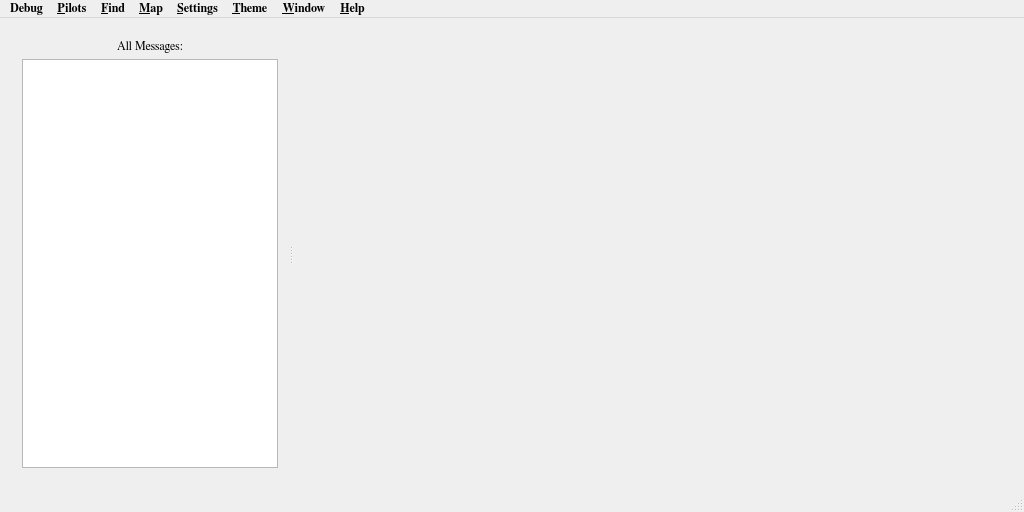
<?xml version="1.0" encoding="UTF-8"?>
<ui version="4.0">
 <class>MainWindow</class>
 <widget class="QMainWindow" name="MainWindow">
  <property name="enabled">
   <bool>true</bool>
  </property>
  <property name="geometry">
   <rect>
    <x>0</x>
    <y>0</y>
    <width>1024</width>
    <height>512</height>
   </rect>
  </property>
  <property name="font">
   <font>
    <family>FreeSerif</family>
   </font>
  </property>
  <property name="windowTitle">
   <string>IMP</string>
  </property>
  <property name="windowIcon">
   <iconset resource="resources.qrc">
    <normaloff>:/graphics/impicon.png</normaloff>:/graphics/impicon.png</iconset>
  </property>
  <property name="autoFillBackground">
   <bool>true</bool>
  </property>
  <property name="documentMode">
   <bool>false</bool>
  </property>
  <widget class="QWidget" name="centralWidget">
   <property name="enabled">
    <bool>true</bool>
   </property>
   <property name="sizePolicy">
    <sizepolicy hsizetype="Maximum" vsizetype="Maximum">
     <horstretch>1</horstretch>
     <verstretch>0</verstretch>
    </sizepolicy>
   </property>
   <property name="autoFillBackground">
    <bool>true</bool>
   </property>
   <layout class="QGridLayout" name="gridLayout_2">
    <item row="0" column="0">
     <widget class="QSplitter" name="splitter">
      <property name="orientation">
       <enum>Qt::Horizontal</enum>
      </property>
      <widget class="QWidget" name="layoutWidget">
       <layout class="QGridLayout" name="gridLayout">
        <item row="0" column="0">
         <widget class="QLabel" name="listLabel">
          <property name="sizePolicy">
           <sizepolicy hsizetype="Preferred" vsizetype="Fixed">
            <horstretch>0</horstretch>
            <verstretch>0</verstretch>
           </sizepolicy>
          </property>
          <property name="text">
           <string>All Messages:</string>
          </property>
          <property name="textFormat">
           <enum>Qt::PlainText</enum>
          </property>
          <property name="alignment">
           <set>Qt::AlignCenter</set>
          </property>
         </widget>
        </item>
        <item row="1" column="0">
         <widget class="QListView" name="listView">
          <property name="sizePolicy">
           <sizepolicy hsizetype="Preferred" vsizetype="Expanding">
            <horstretch>0</horstretch>
            <verstretch>0</verstretch>
           </sizepolicy>
          </property>
          <property name="baseSize">
           <size>
            <width>0</width>
            <height>64</height>
           </size>
          </property>
          <property name="font">
           <font>
            <family>Arial</family>
            <pointsize>10</pointsize>
           </font>
          </property>
          <property name="horizontalScrollBarPolicy">
           <enum>Qt::ScrollBarAlwaysOff</enum>
          </property>
          <property name="alternatingRowColors">
           <bool>true</bool>
          </property>
          <property name="verticalScrollMode">
           <enum>QAbstractItemView::ScrollPerPixel</enum>
          </property>
          <property name="horizontalScrollMode">
           <enum>QAbstractItemView::ScrollPerPixel</enum>
          </property>
          <property name="isWrapping" stdset="0">
           <bool>false</bool>
          </property>
          <property name="resizeMode">
           <enum>QListView::Adjust</enum>
          </property>
          <property name="wordWrap">
           <bool>true</bool>
          </property>
          <property name="selectionRectVisible">
           <bool>true</bool>
          </property>
         </widget>
        </item>
       </layout>
      </widget>
      <widget class="SvgMapView" name="mapView" native="true">
       <property name="sizePolicy">
        <sizepolicy hsizetype="Expanding" vsizetype="Expanding">
         <horstretch>1</horstretch>
         <verstretch>0</verstretch>
        </sizepolicy>
       </property>
       <property name="minimumSize">
        <size>
         <width>0</width>
         <height>0</height>
        </size>
       </property>
      </widget>
     </widget>
    </item>
   </layout>
  </widget>
  <widget class="QMenuBar" name="menuBar">
   <property name="geometry">
    <rect>
     <x>0</x>
     <y>0</y>
     <width>1024</width>
     <height>24</height>
    </rect>
   </property>
   <property name="font">
    <font>
     <family>Tahoma</family>
     <weight>75</weight>
     <bold>true</bold>
    </font>
   </property>
   <property name="autoFillBackground">
    <bool>true</bool>
   </property>
   <widget class="QMenu" name="menuHelp">
    <property name="title">
     <string>&amp;Help</string>
    </property>
    <addaction name="actionAbout"/>
   </widget>
   <widget class="QMenu" name="menuOptions">
    <property name="title">
     <string>&amp;Settings</string>
    </property>
    <addaction name="actionAuto_follow"/>
    <addaction name="actionOptions"/>
   </widget>
   <widget class="QMenu" name="menuDebug">
    <property name="title">
     <string>Debug</string>
    </property>
    <widget class="QMenu" name="menuSet_Location">
     <property name="title">
      <string>Set Location</string>
     </property>
     <addaction name="actionF_YH5B"/>
     <addaction name="actionN_RMSH"/>
    </widget>
    <addaction name="menuSet_Location"/>
   </widget>
   <widget class="QMenu" name="menuRegion">
    <property name="title">
     <string>&amp;Map</string>
    </property>
    <addaction name="actionCatch"/>
    <addaction name="actionProvidence"/>
    <addaction name="actionQuerious"/>
    <addaction name="separator"/>
    <addaction name="actionShow_Bridges"/>
    <addaction name="separator"/>
    <addaction name="actionReset_Rotation"/>
   </widget>
   <widget class="QMenu" name="menuFind">
    <property name="title">
     <string>&amp;Find</string>
    </property>
    <addaction name="actionFindMessages"/>
    <addaction name="actionSystem"/>
   </widget>
   <widget class="QMenu" name="menuTheme">
    <property name="title">
     <string>&amp;Theme</string>
    </property>
    <addaction name="separator"/>
    <addaction name="actionCustomize"/>
    <addaction name="actionSave_As_Theme"/>
   </widget>
   <widget class="QMenu" name="menuPilots">
    <property name="title">
     <string>&amp;Pilots</string>
    </property>
   </widget>
   <widget class="QMenu" name="menu_Window">
    <property name="title">
     <string>&amp;Window</string>
    </property>
    <addaction name="action_Always_on_Top"/>
    <addaction name="action_Frameless_Window"/>
    <addaction name="action_Menu_Toggle"/>
    <addaction name="action_Overlay_Mode"/>
   </widget>
   <addaction name="menuDebug"/>
   <addaction name="menuPilots"/>
   <addaction name="menuFind"/>
   <addaction name="menuRegion"/>
   <addaction name="menuOptions"/>
   <addaction name="menuTheme"/>
   <addaction name="menu_Window"/>
   <addaction name="menuHelp"/>
  </widget>
  <widget class="QStatusBar" name="statusBar">
   <property name="autoFillBackground">
    <bool>true</bool>
   </property>
  </widget>
  <action name="actionAbout">
   <property name="text">
    <string>&amp;About</string>
   </property>
  </action>
  <action name="actionOptions">
   <property name="text">
    <string>&amp;Options</string>
   </property>
  </action>
  <action name="actionAuto_follow">
   <property name="checkable">
    <bool>true</bool>
   </property>
   <property name="checked">
    <bool>true</bool>
   </property>
   <property name="text">
    <string>Auto-follow</string>
   </property>
  </action>
  <action name="actionSet_Location_F_Y">
   <property name="text">
    <string>Set Location: F-YH5B</string>
   </property>
  </action>
  <action name="actionF_YH5B">
   <property name="text">
    <string>F-YH5B</string>
   </property>
  </action>
  <action name="actionN_RMSH">
   <property name="text">
    <string>N-RMSH</string>
   </property>
  </action>
  <action name="actionProvidence">
   <property name="checkable">
    <bool>true</bool>
   </property>
   <property name="checked">
    <bool>true</bool>
   </property>
   <property name="text">
    <string>&amp;Providence</string>
   </property>
  </action>
  <action name="actionCatch">
   <property name="checkable">
    <bool>true</bool>
   </property>
   <property name="text">
    <string>&amp;Catch</string>
   </property>
  </action>
  <action name="actionQuerious">
   <property name="checkable">
    <bool>true</bool>
   </property>
   <property name="text">
    <string>&amp;Querious</string>
   </property>
  </action>
  <action name="actionSystem">
   <property name="text">
    <string>&amp;System (Ctrl+F)</string>
   </property>
   <property name="toolTip">
    <string>Locate a system by name or partial name.</string>
   </property>
  </action>
  <action name="actionShow_Bridges">
   <property name="checkable">
    <bool>true</bool>
   </property>
   <property name="text">
    <string>Show &amp;Bridges</string>
   </property>
  </action>
  <action name="action_Background">
   <property name="text">
    <string>&amp;Color</string>
   </property>
  </action>
  <action name="actionLineColor">
   <property name="text">
    <string>Color</string>
   </property>
  </action>
  <action name="actionSave_As_Theme">
   <property name="text">
    <string>Save &amp;As Theme</string>
   </property>
  </action>
  <action name="actionPilotGraphic">
   <property name="text">
    <string>Indicator</string>
   </property>
  </action>
  <action name="actionFindGraphic">
   <property name="text">
    <string>Indicator</string>
   </property>
  </action>
  <action name="actionFindScale">
   <property name="text">
    <string>Scale</string>
   </property>
  </action>
  <action name="actionFindOpacity">
   <property name="text">
    <string>Opacity</string>
   </property>
  </action>
  <action name="actionPilotOpacity">
   <property name="text">
    <string>Opacity</string>
   </property>
  </action>
  <action name="actionPilotScale">
   <property name="text">
    <string>Scale</string>
   </property>
  </action>
  <action name="actionLineOpacity">
   <property name="text">
    <string>Opacity</string>
   </property>
  </action>
  <action name="actionLineWidth">
   <property name="text">
    <string>Width</string>
   </property>
  </action>
  <action name="actionFindX_Y_Offsets">
   <property name="text">
    <string>X/Y/Z Offsets</string>
   </property>
  </action>
  <action name="actionPilotX_Y_Offsets">
   <property name="text">
    <string>X/Y/Z Offsets</string>
   </property>
  </action>
  <action name="actionFontSystemName">
   <property name="text">
    <string>System Name</string>
   </property>
  </action>
  <action name="actionFontTimer">
   <property name="text">
    <string>Timer</string>
   </property>
  </action>
  <action name="actionFindMessages">
   <property name="text">
    <string>Messages</string>
   </property>
  </action>
  <action name="actionBackgroundColor">
   <property name="text">
    <string>Color</string>
   </property>
  </action>
  <action name="actionBackgroundImage">
   <property name="text">
    <string>Image</string>
   </property>
  </action>
  <action name="actionCustomize">
   <property name="text">
    <string>&amp;Customize</string>
   </property>
  </action>
  <action name="actionReset_Rotation">
   <property name="text">
    <string>&amp;Reset Rotation</string>
   </property>
  </action>
  <action name="action_Always_on_Top">
   <property name="checkable">
    <bool>true</bool>
   </property>
   <property name="text">
    <string>Always on &amp;Top</string>
   </property>
  </action>
  <action name="action_Frameless_Window">
   <property name="checkable">
    <bool>false</bool>
   </property>
   <property name="text">
    <string>Frameless &amp;Window (w)</string>
   </property>
  </action>
  <action name="action_Overlay_Mode">
   <property name="checkable">
    <bool>true</bool>
   </property>
   <property name="checked">
    <bool>false</bool>
   </property>
   <property name="text">
    <string>&amp;Overlay Mode (o)</string>
   </property>
  </action>
  <action name="action_Menu_Toggle">
   <property name="text">
    <string>&amp;Menu Toggle (m)</string>
   </property>
  </action>
 </widget>
 <layoutdefault spacing="6" margin="11"/>
 <customwidgets>
  <customwidget>
   <class>SvgMapView</class>
   <extends>QWidget</extends>
   <header>svgmapview.h</header>
  </customwidget>
 </customwidgets>
 <resources>
  <include location="resources.qrc"/>
 </resources>
 <connections/>
</ui>
